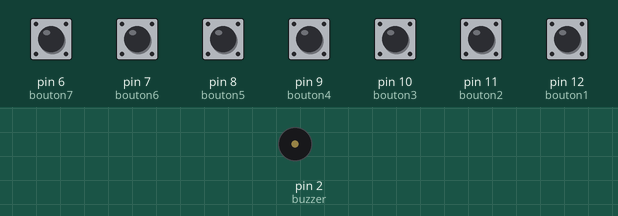
The sketch below on a simulated Arduino Uno, built with avr-gcc and run on an emulated ATmega328P. On the bench: buzzer (waves = sounding). The inputs (shaded band) are chosen by the test bench; at power-on: pin 6 (bouton7), pin 7 (bouton6), pin 8 (bouton5), pin 9 (bouton4), pin 10 (bouton3), pin 11 (bouton2), pin 12 (bouton1) HIGH.

Above: at 1.2 s.
1.3 s: pin 6 (bouton7) pulled LOW for 0.15 s
At 1.47 s:
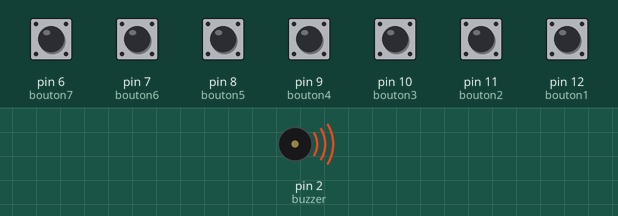
Timing chart, 0 to 4.3 s (numbered marks = the images above; inputs shaded):
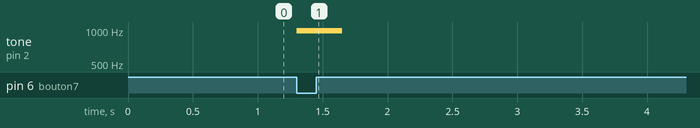

Measured:
- after the input at 1.3 s, tone on pin 2 (buzzer): silent → 988 Hz at once, → silent 0.35 s later

The sketch:

piano.ino
```cpp
#include "pitches.h"

int DO = NOTE_C5;
int RE = NOTE_D5;
int MI = NOTE_E5;
int FA = NOTE_F5;
int SOL = NOTE_G5;
int LA = NOTE_A5;
int SI = NOTE_B5;

int duree = 200;

int bouton1 = 12;
int bouton2 = 11;
int bouton3 = 10;
int bouton4 = 9;
int bouton5 = 8;
int bouton6 = 7;
int bouton7 = 6;

int buzzer = 2;

void setup() {
  pinMode(bouton1, INPUT_PULLUP);
  pinMode(bouton2, INPUT_PULLUP);
  pinMode(bouton3, INPUT_PULLUP);
  pinMode(bouton4, INPUT_PULLUP);
  pinMode(bouton5, INPUT_PULLUP);
  pinMode(bouton6, INPUT_PULLUP);
  pinMode(bouton7, INPUT_PULLUP);

  pinMode(buzzer, OUTPUT);
}

void loop() {
  if (digitalRead(bouton1) == LOW) {
    tone(buzzer, DO, duree);
  }

  if (digitalRead(bouton2) == LOW) {
    tone(buzzer, RE, duree);
  }

  if (digitalRead(bouton3) == LOW) {
    tone(buzzer, MI, duree);
  }

  if (digitalRead(bouton4) == LOW) {
    tone(buzzer, FA, duree);
  }

  if (digitalRead(bouton5) == LOW) {
    tone(buzzer, SOL, duree);
  }

  if (digitalRead(bouton6) == LOW) {
    tone(buzzer, LA, duree);
  }

  if (digitalRead(bouton7) == LOW) {
    tone(buzzer, SI, duree);
  }
}
```

pitches.h
```cpp
#define NOTE_B0 31
#define NOTE_C1 33
#define NOTE_CS1 35
#define NOTE_D1 37
#define NOTE_DS1 39
#define NOTE_E1 41
#define NOTE_F1 44
#define NOTE_FS1 46
#define NOTE_G1 49
#define NOTE_GS1 52
#define NOTE_A1 55
#define NOTE_AS1 58
#define NOTE_B1 62
#define NOTE_C2 65
#define NOTE_CS2 69
#define NOTE_D2 73
#define NOTE_DS2 78
#define NOTE_E2 82
#define NOTE_F2 87
#define NOTE_FS2 93
#define NOTE_G2 98
#define NOTE_GS2 104
#define NOTE_A2 110
#define NOTE_AS2 117
#define NOTE_B2 123
#define NOTE_C3 131
#define NOTE_CS3 139
#define NOTE_D3 147
#define NOTE_DS3 156
#define NOTE_E3 165
#define NOTE_F3 175
#define NOTE_FS3 185
#define NOTE_G3 196
#define NOTE_GS3 208
#define NOTE_A3 220
#define NOTE_AS3 233
#define NOTE_B3 247
#define NOTE_C4 262
#define NOTE_CS4 277
#define NOTE_D4 294
#define NOTE_DS4 311
#define NOTE_E4 330
#define NOTE_F4 349
#define NOTE_FS4 370
#define NOTE_G4 392
#define NOTE_GS4 415
#define NOTE_A4 440
#define NOTE_AS4 466
#define NOTE_B4 494
#define NOTE_C5 523
#define NOTE_CS5 554
#define NOTE_D5 587
#define NOTE_DS5 622
#define NOTE_E5 659
#define NOTE_F5 698
#define NOTE_FS5 740
#define NOTE_G5 784
#define NOTE_GS5 831
#define NOTE_A5 880
#define NOTE_AS5 932
#define NOTE_B5 988
#define NOTE_C6 1047
#define NOTE_CS6 1109
#define NOTE_D6 1175
#define NOTE_DS6 1245
#define NOTE_E6 1319
#define NOTE_F6 1397
#define NOTE_FS6 1480
#define NOTE_G6 1568
#define NOTE_GS6 1661
#define NOTE_A6 1760
#define NOTE_AS6 1865
#define NOTE_B6 1976
#define NOTE_C7 2093
#define NOTE_CS7 2217
#define NOTE_D7 2349
#define NOTE_DS7 2489
#define NOTE_E7 2637
#define NOTE_F7 2794
#define NOTE_FS7 2960
#define NOTE_G7 3136
#define NOTE_GS7 3322
#define NOTE_A7 3520
#define NOTE_AS7 3729
#define NOTE_B7 3951
#define NOTE_C8 4186
#define NOTE_CS8 4435
#define NOTE_D8 4699
#define NOTE_DS8 4978
```
